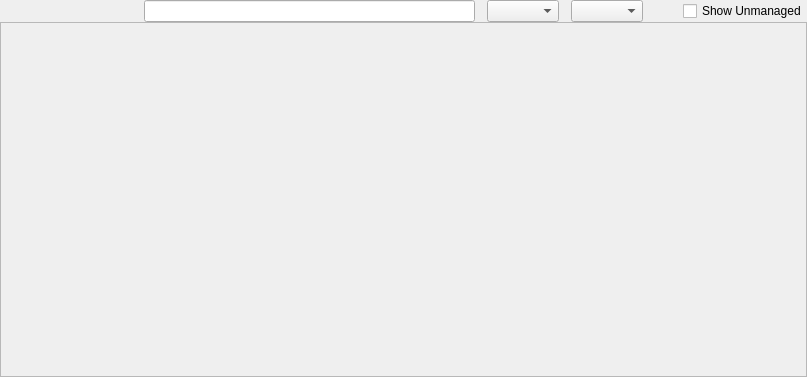
<?xml version="1.0" encoding="UTF-8"?>
<ui version="4.0">
 <class>InventoryWidget</class>
 <widget class="QWidget" name="InventoryWidget">
  <property name="geometry">
   <rect>
    <x>0</x>
    <y>0</y>
    <width>807</width>
    <height>377</height>
   </rect>
  </property>
  <property name="windowTitle">
   <string>Form</string>
  </property>
  <layout class="QVBoxLayout" name="verticalLayout">
   <property name="spacing">
    <number>0</number>
   </property>
   <property name="margin">
    <number>0</number>
   </property>
   <item>
    <layout class="QHBoxLayout" name="horizontalLayout">
     <property name="spacing">
      <number>0</number>
     </property>
     <item>
      <spacer name="horizontalSpacer_5">
       <property name="orientation">
        <enum>Qt::Horizontal</enum>
       </property>
       <property name="sizeType">
        <enum>QSizePolicy::Fixed</enum>
       </property>
       <property name="sizeHint" stdset="0">
        <size>
         <width>12</width>
         <height>20</height>
        </size>
       </property>
      </spacer>
     </item>
     <item>
      <widget class="QLabel" name="numItemsLabel">
       <property name="sizePolicy">
        <sizepolicy hsizetype="Fixed" vsizetype="Fixed">
         <horstretch>0</horstretch>
         <verstretch>0</verstretch>
        </sizepolicy>
       </property>
       <property name="minimumSize">
        <size>
         <width>120</width>
         <height>0</height>
        </size>
       </property>
       <property name="font">
        <font>
         <weight>75</weight>
         <bold>true</bold>
        </font>
       </property>
       <property name="frameShape">
        <enum>QFrame::NoFrame</enum>
       </property>
       <property name="text">
        <string/>
       </property>
       <property name="alignment">
        <set>Qt::AlignLeading|Qt::AlignLeft|Qt::AlignVCenter</set>
       </property>
      </widget>
     </item>
     <item>
      <spacer name="horizontalSpacer_6">
       <property name="orientation">
        <enum>Qt::Horizontal</enum>
       </property>
       <property name="sizeType">
        <enum>QSizePolicy::Fixed</enum>
       </property>
       <property name="sizeHint" stdset="0">
        <size>
         <width>12</width>
         <height>20</height>
        </size>
       </property>
      </spacer>
     </item>
     <item>
      <widget class="SearchLineEdit" name="searchField">
       <property name="sizePolicy">
        <sizepolicy hsizetype="MinimumExpanding" vsizetype="Fixed">
         <horstretch>4</horstretch>
         <verstretch>0</verstretch>
        </sizepolicy>
       </property>
      </widget>
     </item>
     <item>
      <spacer name="horizontalSpacer_3">
       <property name="orientation">
        <enum>Qt::Horizontal</enum>
       </property>
       <property name="sizeType">
        <enum>QSizePolicy::Fixed</enum>
       </property>
       <property name="sizeHint" stdset="0">
        <size>
         <width>12</width>
         <height>20</height>
        </size>
       </property>
      </spacer>
     </item>
     <item>
      <widget class="QComboBox" name="searchCombo">
       <property name="sizePolicy">
        <sizepolicy hsizetype="Fixed" vsizetype="Fixed">
         <horstretch>0</horstretch>
         <verstretch>0</verstretch>
        </sizepolicy>
       </property>
      </widget>
     </item>
     <item>
      <spacer name="horizontalSpacer_7">
       <property name="orientation">
        <enum>Qt::Horizontal</enum>
       </property>
       <property name="sizeType">
        <enum>QSizePolicy::Fixed</enum>
       </property>
       <property name="sizeHint" stdset="0">
        <size>
         <width>12</width>
         <height>20</height>
        </size>
       </property>
      </spacer>
     </item>
     <item>
      <widget class="QComboBox" name="columnCombo">
       <property name="sizePolicy">
        <sizepolicy hsizetype="Fixed" vsizetype="Fixed">
         <horstretch>0</horstretch>
         <verstretch>0</verstretch>
        </sizepolicy>
       </property>
       <property name="maximumSize">
        <size>
         <width>250</width>
         <height>16777215</height>
        </size>
       </property>
      </widget>
     </item>
     <item>
      <spacer name="horizontalSpacer">
       <property name="orientation">
        <enum>Qt::Horizontal</enum>
       </property>
       <property name="sizeHint" stdset="0">
        <size>
         <width>40</width>
         <height>20</height>
        </size>
       </property>
      </spacer>
     </item>
     <item>
      <widget class="QCheckBox" name="showUnmanaged">
       <property name="text">
        <string>Show Unmanaged</string>
       </property>
      </widget>
     </item>
    </layout>
   </item>
   <item>
    <widget class="QTreeView" name="inventoryView">
     <property name="enabled">
      <bool>false</bool>
     </property>
     <property name="editTriggers">
      <set>QAbstractItemView::NoEditTriggers</set>
     </property>
     <property name="alternatingRowColors">
      <bool>true</bool>
     </property>
     <property name="selectionMode">
      <enum>QAbstractItemView::ExtendedSelection</enum>
     </property>
     <property name="rootIsDecorated">
      <bool>false</bool>
     </property>
     <property name="uniformRowHeights">
      <bool>true</bool>
     </property>
     <property name="sortingEnabled">
      <bool>true</bool>
     </property>
    </widget>
   </item>
  </layout>
 </widget>
 <customwidgets>
  <customwidget>
   <class>SearchLineEdit</class>
   <extends>QLineEdit</extends>
   <header>FileWaveGuiLib/searchlineedit/searchlineedit.h</header>
  </customwidget>
 </customwidgets>
 <resources/>
 <connections/>
</ui>
